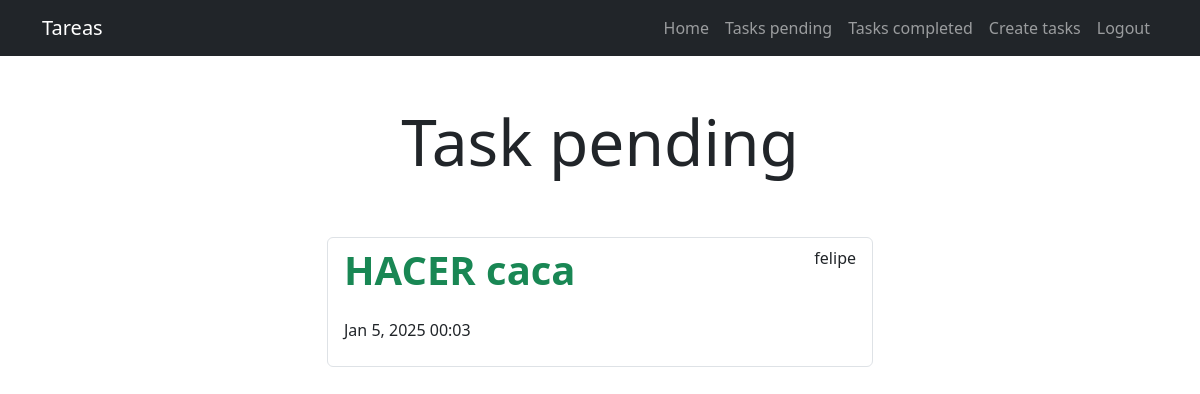
Screenshot of /tasks_completed/ (signed in) with the database file from the repository.
### tasks/models.py (models this page shows, shortened)
class Task(models.Model):
    title = models.CharField(max_length= 255)
    description = models. TextField(blank=True)
    created = models.DateTimeField(auto_now_add=True)
    datecompleted = models.DateTimeField(null=True,blank=True)
    important = models.BooleanField(default=False)
    user = models.ForeignKey(User, on_delete= models.CASCADE)

### tasks/views.py (the view)
# urls.py: path("tasks_completed/", views.tasks_completed, name="tasks_completed"),
@login_required
def tasks_completed(request):
    tasks = Task.objects.filter(user=request.user, datecompleted__isnull=False).order_by('-datecompleted')
    return render(request, 'tasks.html', {'tasks': tasks})

### tasks/templates/tasks.html (shortened to what this page needs)
{% extends 'base.html' %}
{% block content %}
<main class="container">
    <div class="row">
        <div class="col-md-6 offset-md-3">
            <h1 class="text-center display-3 py-5">Task pending</h1>
            <ul class="list-group">
                {% for task in tasks %}
                <a class="list-group-item" href="{% url 'task_detail' task.id %}">
                        <header class="d-flex justify-content-between">
                            {% if task.important %}
                            <h1 class="fw-bold text-success">{{task.title}}</h1>
                            {% else %}
                            <h1 class="fw-bold">{{ task.title }}</h1>
                            {% endif %}
                            <p>{{ task.user.username }}</p>
                        </header>
                        <p>{{ task.datecompleted|date:'M j, Y H:i' }}</p>
                </a>
                {% endfor %}
            </ul>
        </div>
    </div>
</main>
{% endblock %}

### rows the page displays
Task: title "HACER caca", user.username "felipe", datecompleted "Jan 5, 2025 00:03"
